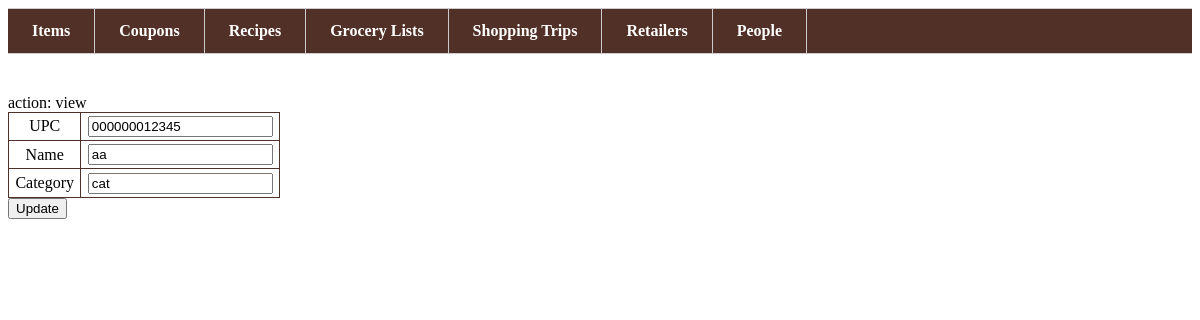
Page /items/edit.php?upc=000000012345 on the committed database.
### tables this page shows
CREATE TABLE IF NOT EXISTS `items` (
  `upc` bigint(20) unsigned NOT NULL,
  `name` varchar(255) NOT NULL,
  `category` char(20) NOT NULL,
  PRIMARY KEY (`upc`)
);

### items/keyValTable.inc (the view)
<table>
  <tr>
    <td>
      UPC
    </td>
    <td>
      <input type='text' name='upc' value='<?php echo $data['upc']; ?>' />
    </td>
  </tr>
  <tr>
    <td>
      Name
    </td>
    <td>
      <input type='text' name='name' value='<?php echo $data['name']; ?>' />
    </td>
  </tr>
  <tr>
    <td>
      Category
    </td>
    <td>
      <input type='text' name='category' value='<?php echo $data['category']; ?>' />
    </td>
  </tr>
</table>

### style.css (style rules this page uses)
table { width: auto; border-collapse:collapse; }
table, th, td { border: 0.1em solid #513127; }
td { text-align: center; vertical-align: central; padding: 0.2em 0.4em 0.2em 0.4em; }

### rows in the picture
items: upc "000000012345", name "aa", category "cat"

### other values in the picture
$action "view"
